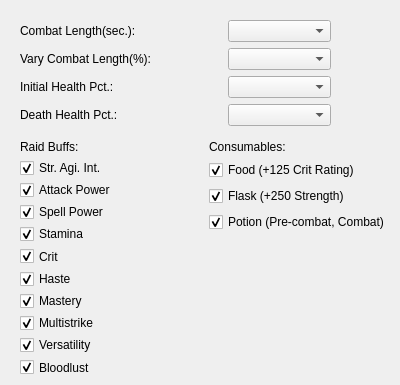
       <widget class="QWidget" name="tabEnvironment">
        <attribute name="title">
         <string>Environment</string>
        </attribute>
        <widget class="QWidget" name="layoutWidget">
         <property name="geometry">
          <rect>
           <x>20</x>
           <y>140</y>
           <width>371</width>
           <height>236</height>
          </rect>
         </property>
         <layout class="QHBoxLayout" name="horizontalLayout_10">
          <item>
           <layout class="QVBoxLayout" name="verticalLayout_4">
            <item>
             <widget class="QLabel" name="label_9">
              <property name="text">
               <string>Raid Buffs:</string>
              </property>
             </widget>
            </item>
            <item>
             <widget class="QCheckBox" name="checkRaidBuffStr">
              <property name="text">
               <string>Str. Agi. Int.</string>
              </property>
              <property name="checked">
               <bool>true</bool>
              </property>
             </widget>
            </item>
            <item>
             <widget class="QCheckBox" name="checkRaidBuffAP">
              <property name="text">
               <string>Attack Power</string>
              </property>
              <property name="checked">
               <bool>true</bool>
              </property>
             </widget>
            </item>
            <item>
             <widget class="QCheckBox" name="checkRaidBuffSP">
              <property name="text">
               <string>Spell Power</string>
              </property>
              <property name="checked">
               <bool>true</bool>
              </property>
             </widget>
            </item>
            <item>
             <widget class="QCheckBox" name="checkRaidBuffSta">
              <property name="text">
               <string>Stamina</string>
              </property>
              <property name="checked">
               <bool>true</bool>
              </property>
             </widget>
            </item>
            <item>
             <widget class="QCheckBox" name="checkRaidBuffCrit">
              <property name="text">
               <string>Crit</string>
              </property>
              <property name="checked">
               <bool>true</bool>
              </property>
             </widget>
            </item>
            <item>
             <widget class="QCheckBox" name="checkRaidBuffHaste">
              <property name="text">
               <string>Haste</string>
              </property>
              <property name="checked">
               <bool>true</bool>
              </property>
             </widget>
            </item>
            <item>
             <widget class="QCheckBox" name="checkRaidBuffMastery">
              <property name="text">
               <string>Mastery</string>
              </property>
              <property name="checked">
               <bool>true</bool>
              </property>
             </widget>
            </item>
            <item>
             <widget class="QCheckBox" name="checkRaidBuffMult">
              <property name="text">
               <string>Multistrike</string>
              </property>
              <property name="checked">
               <bool>true</bool>
              </property>
             </widget>
            </item>
            <item>
             <widget class="QCheckBox" name="checkRaidBuffVers">
              <property name="text">
               <string>Versatility</string>
              </property>
              <property name="checked">
               <bool>true</bool>
              </property>
             </widget>
            </item>
            <item>
             <widget class="QCheckBox" name="checkRaidBuffBloodlust">
              <property name="text">
               <string>Bloodlust</string>
              </property>
              <property name="checked">
               <bool>true</bool>
              </property>
             </widget>
            </item>
           </layout>
          </item>
          <item>
           <layout class="QVBoxLayout" name="verticalLayout_6">
            <item>
             <layout class="QVBoxLayout" name="verticalLayout_5">
              <item>
               <widget class="QLabel" name="label_19">
                <property name="text">
                 <string>Consumables:</string>
                </property>
               </widget>
              </item>
              <item>
               <widget class="QCheckBox" name="checkRaidBuffFood">
                <property name="text">
                 <string>Food (+125 Crit Rating)</string>
                </property>
                <property name="checked">
                 <bool>true</bool>
                </property>
               </widget>
              </item>
              <item>
               <widget class="QCheckBox" name="checkRaidBuffFlask">
                <property name="text">
                 <string>Flask (+250 Strength)</string>
                </property>
                <property name="checked">
                 <bool>true</bool>
                </property>
               </widget>
              </item>
              <item>
               <widget class="QCheckBox" name="checkRaidBuffPotion">
                <property name="text">
                 <string>Potion (Pre-combat, Combat)</string>
                </property>
                <property name="checked">
                 <bool>true</bool>
                </property>
               </widget>
              </item>
             </layout>
            </item>
            <item>
             <spacer name="verticalSpacer">
              <property name="orientation">
               <enum>Qt::Vertical</enum>
              </property>
              <property name="sizeHint" stdset="0">
               <size>
                <width>20</width>
                <height>40</height>
               </size>
              </property>
             </spacer>
            </item>
           </layout>
          </item>
         </layout>
        </widget>
        <widget class="QWidget" name="layoutWidget">
         <property name="geometry">
          <rect>
           <x>20</x>
           <y>20</y>
           <width>311</width>
           <height>108</height>
          </rect>
         </property>
         <layout class="QVBoxLayout" name="verticalLayout_7">
          <item>
           <layout class="QHBoxLayout" name="horizontalLayout_2">
            <item>
             <widget class="QLabel" name="label_5">
              <property name="text">
               <string>&lt;html&gt;&lt;head/&gt;&lt;body&gt;&lt;p&gt;Combat Length(sec.):&lt;/p&gt;&lt;/body&gt;&lt;/html&gt;</string>
              </property>
             </widget>
            </item>
            <item>
             <widget class="QComboBox" name="comboCombatLength">
              <property name="maximumSize">
               <size>
                <width>103</width>
                <height>16777215</height>
               </size>
              </property>
             </widget>
            </item>
           </layout>
          </item>
          <item>
           <layout class="QHBoxLayout" name="horizontalLayout_3">
            <item>
             <widget class="QLabel" name="label_6">
              <property name="text">
               <string>&lt;html&gt;&lt;head/&gt;&lt;body&gt;&lt;p&gt;Vary Combat Length(%):&lt;/p&gt;&lt;/body&gt;&lt;/html&gt;</string>
              </property>
             </widget>
            </item>
            <item>
             <widget class="QComboBox" name="comboVaryCombatLength">
              <property name="maximumSize">
               <size>
                <width>103</width>
                <height>16777215</height>
               </size>
              </property>
             </widget>
            </item>
           </layout>
          </item>
          <item>
           <layout class="QHBoxLayout" name="horizontalLayout_4">
            <item>
             <widget class="QLabel" name="label_7">
              <property name="text">
               <string>&lt;html&gt;&lt;head/&gt;&lt;body&gt;&lt;p&gt;Initial Health Pct.:&lt;/p&gt;&lt;/body&gt;&lt;/html&gt;</string>
              </property>
             </widget>
            </item>
            <item>
             <widget class="QComboBox" name="comboInitialHealthPercentage">
              <property name="maximumSize">
               <size>
                <width>103</width>
                <height>16777215</height>
               </size>
              </property>
             </widget>
            </item>
           </layout>
          </item>
          <item>
           <layout class="QHBoxLayout" name="horizontalLayout_5">
            <item>
             <widget class="QLabel" name="label_8">
              <property name="text">
               <string>&lt;html&gt;&lt;head/&gt;&lt;body&gt;&lt;p&gt;Death Health Pct.:&lt;/p&gt;&lt;/body&gt;&lt;/html&gt;</string>
              </property>
             </widget>
            </item>
            <item>
             <widget class="QComboBox" name="comboDeathPct">
              <property name="maximumSize">
               <size>
                <width>103</width>
                <height>16777215</height>
               </size>
              </property>
             </widget>
            </item>
           </layout>
          </item>
         </layout>
        </widget>
       </widget>
